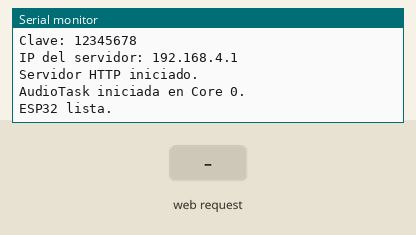
Simulated run of this program. Board: ESP32. On the bench: the last lines printed to the serial monitor. Inputs (shaded band) come from the test bench. I2S audio is not simulated (input reads silence).

Above: at 1.7 s.
1.8 s: HTTP request GET /set?f=1 received
At 2.1 s:
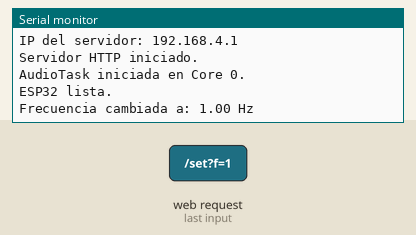
3.3 s: HTTP request GET /set?f=0 received
At 4.5 s:
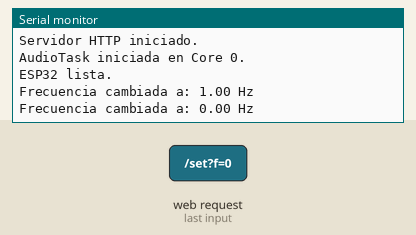

The program:

main.cpp
```cpp
#include <Arduino.h>
#include <WebServer.h>
#include <WiFi.h>
#include <driver/i2s.h>
#include <math.h>

// ============================================================
// I2S - PCM5102A
// ============================================================

#define I2S_NUM I2S_NUM_0

#define I2S_BCK_IO GPIO_NUM_26
#define I2S_WS_IO GPIO_NUM_25
#define I2S_DO_IO GPIO_NUM_22

// ============================================================
// AUDIO
// ============================================================

const int SAMPLE_RATE = 44100;
const int BUFFER_SIZE = 256;

// Buffer estéreo:
// [L, R, L, R, L, R...]
int16_t samples[BUFFER_SIZE * 2];

// Frecuencia actualmente generada.
// Protegida mediante freqMux porque es compartida
// entre el loop HTTP y la tarea de audio.
float current_frequency = 440.0f;

portMUX_TYPE freqMux = portMUX_INITIALIZER_UNLOCKED;

// ============================================================
// WEB SERVER
// ============================================================

WebServer httpServer(80);

// ============================================================
// PÁGINA WEB
// ============================================================

const char GUITAR_PAGE[] PROGMEM = R"rawliteral(
<!DOCTYPE html>
<html lang="es">

<head>

  <meta charset="UTF-8">

  <meta
    name="viewport"
    content="width=device-width, initial-scale=1.0"
  >

  <title>Simulador de Guitarra</title>

  <style>

    body {
      font-family: Arial, sans-serif;
      background: #111;
      color: #fff;
      margin: 0;
      padding: 20px;
    }

    .container {
      max-width: 600px;
      margin: 0 auto;
    }

    h1 {
      margin-bottom: 5px;
    }

    h3 {
      color: #aaa;
      font-weight: normal;
      margin-top: 0;
      margin-bottom: 20px;
    }

    .card {
      background: #1d1d1d;
      border-radius: 12px;
      padding: 20px;
      margin-bottom: 20px;
    }

    button {
      width: 100%;
      box-sizing: border-box;
      margin-top: 12px;
      padding: 15px;
      border: none;
      border-radius: 8px;
      background: #3b82f6;
      color: white;
      font-size: 16px;
      font-weight: bold;
      cursor: pointer;
      transition: background 0.2s;
    }

    button:hover {
      background: #2563eb;
    }

    button.secondary {
      background: #dc2626;
    }

    button.secondary:hover {
      background: #b91c1c;
    }

    .info {
      color: #aaa;
      font-size: 14px;
      line-height: 1.5;
      margin-top: 15px;
      text-align: center;
    }

  </style>

</head>

<body>

  <div class="container">

    <div class="card">

      <h1>Pedal Simulador</h1>

      <h3>Inyector de frecuencias de guitarra</h3>

      <p
        class="info"
        style="text-align: left; margin-bottom: 10px;"
      >
        Seleccioná una cuerda para inyectar la señal al
        preamplificador:
      </p>

      <button
        type="button"
        onclick="setFrecuencia(82.41)"
      >
        E (6ta Cuerda) - 82.4 Hz
      </button>

      <button
        type="button"
        onclick="setFrecuencia(110.00)"
      >
        A (5ta Cuerda) - 110.0 Hz
      </button>

      <button
        type="button"
        onclick="setFrecuencia(146.83)"
      >
        D (4ta Cuerda) - 146.8 Hz
      </button>

      <button
        type="button"
        onclick="setFrecuencia(196.00)"
      >
        G (3ra Cuerda) - 196.0 Hz
      </button>

      <button
        type="button"
        onclick="setFrecuencia(246.94)"
      >
        B (2da Cuerda) - 246.9 Hz
      </button>

      <button
        type="button"
        onclick="setFrecuencia(329.63)"
      >
        E (1ra Cuerda) - 329.6 Hz
      </button>

      <button
        type="button"
        onclick="setFrecuencia(440.00)"
      >
        La Estándar (A4) - 440.0 Hz
      </button>

      <button
        type="button"
        class="secondary"
        onclick="setFrecuencia(0)"
      >
        MUTEAR SEÑAL
      </button>

      <div id="status" class="info"></div>

    </div>

  </div>

<script>

async function setFrecuencia(frecuencia) {

  const statusContainer =
    document.getElementById("status");

  statusContainer.innerHTML =
    "Cambiando nota...";

  try {

    const response = await fetch(
      "/set?f=" + frecuencia
    );

    if (!response.ok) {
      throw new Error(
        "Error al cambiar frecuencia"
      );
    }

    if (frecuencia === 0) {

      statusContainer.innerHTML =
        "<span style='color: #f87171; font-weight: bold;'>" +
        "Señal Muteada" +
        "</span>";

    } else {

      statusContainer.innerHTML =
        "<span style='color: #4ade80; font-weight: bold;'>" +
        "Inyectando: " +
        frecuencia +
        " Hz" +
        "</span>";

    }

  } catch (error) {

    statusContainer.innerHTML =
      "<p style='color: #f87171;'>" +
      "Error al conectar con la ESP32." +
      "</p>";

    console.error(error);

  }

}

</script>

</body>
</html>
)rawliteral";

// ============================================================
// TAREA DE AUDIO
// ============================================================

void audioTask(void *pvParameters) {

  size_t bytes_written;

  // Fase actual del oscilador.
  float phase = 0.0f;

  while (true) {

    // --------------------------------------------------------
    // Obtener la frecuencia actual de forma segura
    // --------------------------------------------------------

    portENTER_CRITICAL(&freqMux);

    float freq = current_frequency;

    portEXIT_CRITICAL(&freqMux);

    // --------------------------------------------------------
    // SILENCIO
    // --------------------------------------------------------

    if (freq <= 0.0f) {

      memset(samples, 0, sizeof(samples));

      // Reiniciamos la fase para que la próxima nota
      // comience desde el inicio de la onda.
      phase = 0.0f;

    }

    // --------------------------------------------------------
    // GENERACIÓN DE SENO
    // --------------------------------------------------------

    else {

      const float phase_increment = (2.0f * M_PI * freq) / SAMPLE_RATE;

      for (int i = 0; i < BUFFER_SIZE; i++) {

        // Amplitud deliberadamente moderada.
        //
        // int16_t permite aproximadamente:
        // -32768 ... +32767
        //
        // Usamos ±10000 para dejar bastante margen.

        int16_t wave = (int16_t)(sinf(phase) * 10000.0f);

        // Canal izquierdo
        samples[i * 2] = wave;

        // Canal derecho
        samples[i * 2 + 1] = wave;

        // Avanzar fase
        phase += phase_increment;

        // Mantener fase dentro de 0 ... 2PI
        if (phase >= 2.0f * M_PI) {
          phase -= 2.0f * M_PI;
        }
      }
    }

    // --------------------------------------------------------
    // ENVIAR BUFFER AL PCM5102A
    // --------------------------------------------------------

    i2s_write(I2S_NUM, samples, sizeof(samples), &bytes_written, portMAX_DELAY);
  }
}

// ============================================================
// HTTP: PÁGINA PRINCIPAL
// ============================================================

void handleRoot() { httpServer.send(200, "text/html", GUITAR_PAGE); }

// ============================================================
// HTTP: CAMBIAR FRECUENCIA
// ============================================================

void handleSet() {

  if (!httpServer.hasArg("f")) {

    httpServer.send(400, "text/plain", "Falta parametro f");

    return;
  }

  float new_frequency = httpServer.arg("f").toFloat();

  // Validación básica.
  //
  // 0 = silencio
  // >0 = frecuencia válida

  if (new_frequency < 0.0f || new_frequency > 20000.0f) {

    httpServer.send(400, "text/plain", "Frecuencia fuera de rango");

    return;
  }

  // ----------------------------------------------------------
  // Actualizar frecuencia de forma segura
  // ----------------------------------------------------------

  portENTER_CRITICAL(&freqMux);

  current_frequency = new_frequency;

  portEXIT_CRITICAL(&freqMux);

  Serial.printf("Frecuencia cambiada a: %.2f Hz\n", new_frequency);

  httpServer.send(200, "text/plain", "OK");
}

// ============================================================
// SETUP
// ============================================================

void setup() {

  Serial.begin(115200);

  delay(500);

  Serial.println();
  Serial.println("======================================");
  Serial.println(" Generador de frecuencias ESP32");
  Serial.println(" PCM5102A / I2S");
  Serial.println("======================================");

  // ==========================================================
  // CONFIGURACIÓN I2S
  // ==========================================================

  i2s_config_t i2s_config = {

      .mode = (i2s_mode_t)(I2S_MODE_MASTER | I2S_MODE_TX),

      .sample_rate = SAMPLE_RATE,

      .bits_per_sample = I2S_BITS_PER_SAMPLE_16BIT,

      .channel_format = I2S_CHANNEL_FMT_RIGHT_LEFT,

      .communication_format = I2S_COMM_FORMAT_STAND_I2S,

      .intr_alloc_flags = ESP_INTR_FLAG_LEVEL1,

      .dma_buf_count = 4,

      .dma_buf_len = BUFFER_SIZE,

      .use_apll = false

  };

  // ==========================================================
  // PINES I2S
  // ==========================================================

  i2s_pin_config_t pin_config = {

      .bck_io_num = I2S_BCK_IO,

      .ws_io_num = I2S_WS_IO,

      .data_out_num = I2S_DO_IO,

      .data_in_num = I2S_PIN_NO_CHANGE

  };

  // Instalar driver I2S

  esp_err_t result = i2s_driver_install(I2S_NUM, &i2s_config, 0, NULL);

  if (result != ESP_OK) {

    Serial.printf("ERROR i2s_driver_install: %d\n", result);

    while (true) {
      delay(1000);
    }
  }

  // Configurar pines

  result = i2s_set_pin(I2S_NUM, &pin_config);

  if (result != ESP_OK) {

    Serial.printf("ERROR i2s_set_pin: %d\n", result);

    while (true) {
      delay(1000);
    }
  }

  // Limpiar DMA

  i2s_zero_dma_buffer(I2S_NUM);

  Serial.println("I2S configurado correctamente.");

  Serial.printf("Sample rate: %d Hz\n", SAMPLE_RATE);

  Serial.printf("BCK: GPIO %d\n", I2S_BCK_IO);

  Serial.printf("WS/LRCK: GPIO %d\n", I2S_WS_IO);

  Serial.printf("DATA: GPIO %d\n", I2S_DO_IO);

  // ==========================================================
  // CREAR RED WI-FI
  // ==========================================================

  WiFi.mode(WIFI_AP);

  bool apStarted = WiFi.softAP("Generador_Guitarra_ESP32", "12345678");

  if (!apStarted) {

    Serial.println("ERROR: No se pudo iniciar el Access Point.");

    while (true) {
      delay(1000);
    }
  }

  Serial.println();
  Serial.println("--- Red Wi-Fi Iniciada ---");

  Serial.println("SSID: Generador_Guitarra_ESP32");

  Serial.println("Clave: 12345678");

  Serial.print("IP del servidor: ");

  Serial.println(WiFi.softAPIP());

  // ==========================================================
  // RUTAS WEB
  // ==========================================================

  httpServer.on("/", handleRoot);

  httpServer.on("/set", handleSet);

  httpServer.begin();

  Serial.println("Servidor HTTP iniciado.");

  // ==========================================================
  // TAREA DE AUDIO
  // ==========================================================

  BaseType_t taskResult =
      xTaskCreatePinnedToCore(audioTask, "AudioTask", 4096, NULL, 5, NULL, 0);

  if (taskResult != pdPASS) {

    Serial.println("ERROR: No se pudo crear AudioTask.");

    while (true) {
      delay(1000);
    }
  }

  Serial.println("AudioTask iniciada en Core 0.");

  Serial.println();
  Serial.println("ESP32 lista.");
}

// ============================================================
// LOOP PRINCIPAL
// ============================================================

void loop() {

  // Procesar peticiones HTTP

  httpServer.handleClient();

  // Pequeña pausa para no ocupar completamente el loop.
  delay(2);
}
```

Measured:
- after the input at 1.8 s, the serial monitor: prints a new line at once (image 1)
- after the input at 3.3 s, the serial monitor: prints a new line at once (image 2)
